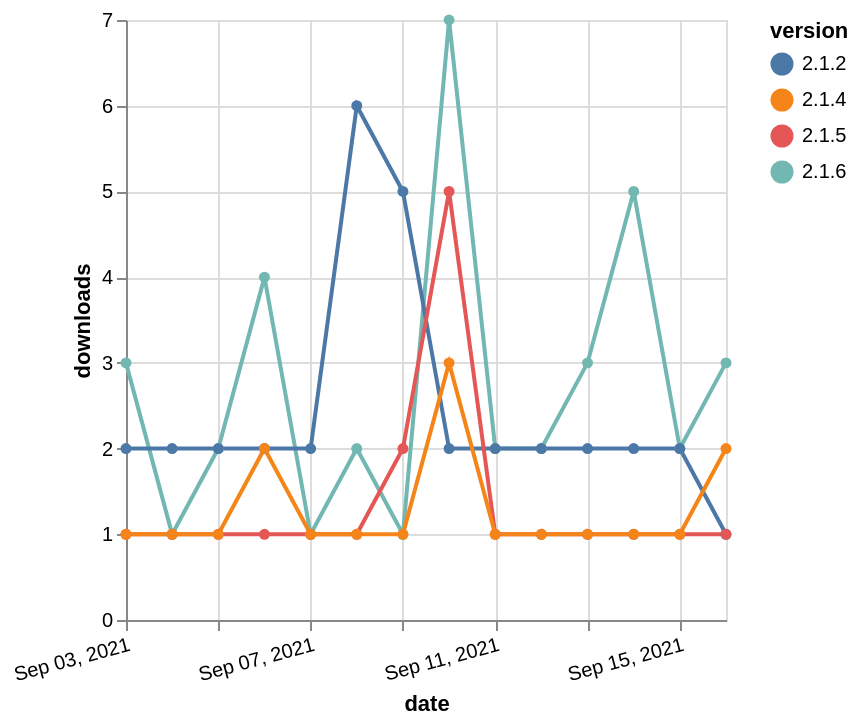

Vega-Lite specification for this chart:
### Vega-Lite specification from a JSON file in a GitHub repository (floating-point values rounded to 4 significant figures)
{"$schema": "https://vega.github.io/schema/vega-lite/v5.json", "description": "A simple bar chart with embedded data.", "data": {"values": [{"date": "2021-09-03", "total": 455, "delta": 3, "version": "2.1.6"}, {"date": "2021-09-04", "total": 456, "delta": 1, "version": "2.1.6"}, {"date": "2021-09-05", "total": 458, "delta": 2, "version": "2.1.6"}, {"date": "2021-09-06", "total": 462, "delta": 4, "version": "2.1.6"}, {"date": "2021-09-07", "total": 463, "delta": 1, "version": "2.1.6"}, {"date": "2021-09-08", "total": 465, "delta": 2, "version": "2.1.6"}, {"date": "2021-09-09", "total": 466, "delta": 1, "version": "2.1.6"}, {"date": "2021-09-10", "total": 473, "delta": 7, "version": "2.1.6"}, {"date": "2021-09-11", "total": 475, "delta": 2, "version": "2.1.6"}, {"date": "2021-09-12", "total": 477, "delta": 2, "version": "2.1.6"}, {"date": "2021-09-13", "total": 480, "delta": 3, "version": "2.1.6"}, {"date": "2021-09-14", "total": 485, "delta": 5, "version": "2.1.6"}, {"date": "2021-09-15", "total": 487, "delta": 2, "version": "2.1.6"}, {"date": "2021-09-16", "total": 490, "delta": 3, "version": "2.1.6"}, {"date": "2021-09-03", "total": 2547, "delta": 2, "version": "2.1.2"}, {"date": "2021-09-04", "total": 2549, "delta": 2, "version": "2.1.2"}, {"date": "2021-09-05", "total": 2551, "delta": 2, "version": "2.1.2"}, {"date": "2021-09-06", "total": 2553, "delta": 2, "version": "2.1.2"}, {"date": "2021-09-07", "total": 2555, "delta": 2, "version": "2.1.2"}, {"date": "2021-09-08", "total": 2561, "delta": 6, "version": "2.1.2"}, {"date": "2021-09-09", "total": 2566, "delta": 5, "version": "2.1.2"}, {"date": "2021-09-10", "total": 2568, "delta": 2, "version": "2.1.2"}, {"date": "2021-09-11", "total": 2570, "delta": 2, "version": "2.1.2"}, {"date": "2021-09-12", "total": 2572, "delta": 2, "version": "2.1.2"}, {"date": "2021-09-13", "total": 2574, "delta": 2, "version": "2.1.2"}, {"date": "2021-09-14", "total": 2576, "delta": 2, "version": "2.1.2"}, {"date": "2021-09-15", "total": 2578, "delta": 2, "version": "2.1.2"}, {"date": "2021-09-16", "total": 2579, "delta": 1, "version": "2.1.2"}, {"date": "2021-09-03", "total": 714, "delta": 1, "version": "2.1.5"}, {"date": "2021-09-04", "total": 715, "delta": 1, "version": "2.1.5"}, {"date": "2021-09-05", "total": 716, "delta": 1, "version": "2.1.5"}, {"date": "2021-09-06", "total": 717, "delta": 1, "version": "2.1.5"}, {"date": "2021-09-07", "total": 718, "delta": 1, "version": "2.1.5"}, {"date": "2021-09-08", "total": 719, "delta": 1, "version": "2.1.5"}, {"date": "2021-09-09", "total": 721, "delta": 2, "version": "2.1.5"}, {"date": "2021-09-10", "total": 726, "delta": 5, "version": "2.1.5"}, {"date": "2021-09-11", "total": 727, "delta": 1, "version": "2.1.5"}, {"date": "2021-09-12", "total": 728, "delta": 1, "version": "2.1.5"}, {"date": "2021-09-13", "total": 729, "delta": 1, "version": "2.1.5"}, {"date": "2021-09-14", "total": 730, "delta": 1, "version": "2.1.5"}, {"date": "2021-09-15", "total": 731, "delta": 1, "version": "2.1.5"}, {"date": "2021-09-16", "total": 732, "delta": 1, "version": "2.1.5"}, {"date": "2021-09-03", "total": 456, "delta": 1, "version": "2.1.4"}, {"date": "2021-09-04", "total": 457, "delta": 1, "version": "2.1.4"}, {"date": "2021-09-05", "total": 458, "delta": 1, "version": "2.1.4"}, {"date": "2021-09-06", "total": 460, "delta": 2, "version": "2.1.4"}, {"date": "2021-09-07", "total": 461, "delta": 1, "version": "2.1.4"}, {"date": "2021-09-08", "total": 462, "delta": 1, "version": "2.1.4"}, {"date": "2021-09-09", "total": 463, "delta": 1, "version": "2.1.4"}, {"date": "2021-09-10", "total": 466, "delta": 3, "version": "2.1.4"}, {"date": "2021-09-11", "total": 467, "delta": 1, "version": "2.1.4"}, {"date": "2021-09-12", "total": 468, "delta": 1, "version": "2.1.4"}, {"date": "2021-09-13", "total": 469, "delta": 1, "version": "2.1.4"}, {"date": "2021-09-14", "total": 470, "delta": 1, "version": "2.1.4"}, {"date": "2021-09-15", "total": 471, "delta": 1, "version": "2.1.4"}, {"date": "2021-09-16", "total": 473, "delta": 2, "version": "2.1.4"}]}, "width": "container", "mark": {"type": "line", "point": {"filled": true}}, "encoding": {"x": {"field": "date", "type": "temporal", "timeUnit": "yearmonthdate", "title": "date", "axis": {"labelAngle": -15}}, "y": {"field": "delta", "type": "quantitative", "title": "downloads"}, "color": {"field": "version", "type": "nominal"}, "tooltip": {"field": "delta"}}}
